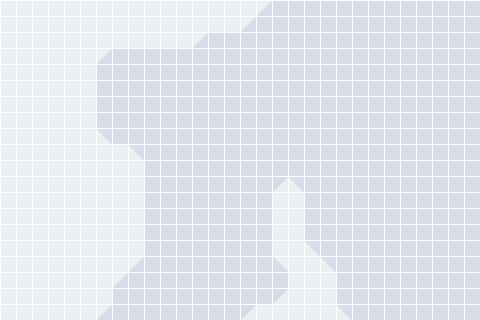

Rendered tile map (Tiled .tmx) drawn with the repository's tilesets; below, a short description and the full map source, tile grids included:
An orthogonal 30x20 tile map with 16x16 px tiles, 1 tile layer (Tile Layer 1) and 1 object.

<map version="1.10" tiledversion="1.11.2" orientation="orthogonal" renderorder="right-down" width="30" height="20" tilewidth="16" tileheight="16" infinite="0" nextlayerid="3" nextobjectid="2">
 <tileset firstgid="1" source="../tilesets/ortho-tileset.tsx" />
 <layer id="1" name="Tile Layer 1" width="30" height="20">
  <data encoding="csv">
1,1,1,1,1,1,1,1,1,1,1,1,1,1,1,1,2,4,4,4,4,4,4,4,4,4,4,4,4,4,
1,1,1,1,1,1,1,1,1,1,1,1,1,1,1,2,4,4,4,4,4,4,4,4,4,4,4,4,4,4,
1,1,1,1,1,1,1,1,1,1,1,1,2,4,4,4,4,4,4,4,4,4,4,4,4,4,4,4,4,4,
1,1,1,1,1,1,2,4,4,4,4,4,4,4,4,4,4,4,4,4,4,4,4,4,4,4,4,4,4,4,
1,1,1,1,1,1,4,4,4,4,4,4,4,4,4,4,4,4,4,4,4,4,4,4,4,4,4,4,4,4,
1,1,1,1,1,1,4,4,4,4,4,4,4,4,4,4,4,4,4,4,4,4,4,4,4,4,4,4,4,4,
1,1,1,1,1,1,4,4,4,4,4,4,4,4,4,4,4,4,4,4,4,4,4,4,4,4,4,4,4,4,
1,1,1,1,1,1,4,4,4,4,4,4,4,4,4,4,4,4,4,4,4,4,4,4,4,4,4,4,4,4,
1,1,1,1,1,1,6,4,4,4,4,4,4,4,4,4,4,4,4,4,4,4,4,4,4,4,4,4,4,4,
1,1,1,1,1,1,1,1,6,4,4,4,4,4,4,4,4,4,4,4,4,4,4,4,4,4,4,4,4,4,
1,1,1,1,1,1,1,1,1,4,4,4,4,4,4,4,4,4,4,4,4,4,4,4,4,4,4,4,4,4,
1,1,1,1,1,1,1,1,1,4,4,4,4,4,4,4,4,7,6,4,4,4,4,4,4,4,4,4,4,4,
1,1,1,1,1,1,1,1,1,4,4,4,4,4,4,4,4,1,1,4,4,4,4,4,4,4,4,4,4,4,
1,1,1,1,1,1,1,1,1,4,4,4,4,4,4,4,4,1,1,4,4,4,4,4,4,4,4,4,4,4,
1,1,1,1,1,1,1,1,1,4,4,4,4,4,4,4,4,1,1,4,4,4,4,4,4,4,4,4,4,4,
1,1,1,1,1,1,1,1,1,4,4,4,4,4,4,4,4,1,1,6,4,4,4,4,4,4,4,4,4,4,
1,1,1,1,1,1,1,1,2,4,4,4,4,4,4,4,4,3,1,1,6,4,4,4,4,4,4,4,4,4,
1,1,1,1,1,1,1,2,4,4,4,4,4,4,4,4,4,4,1,1,1,4,4,4,4,4,4,4,4,4,
1,1,1,1,1,1,1,4,4,4,4,4,4,4,4,4,4,7,1,1,1,4,4,4,4,4,4,4,4,4,
1,1,1,1,1,1,2,4,4,4,4,4,4,4,4,7,1,1,1,1,1,6,4,4,4,4,4,4,4,4
</data>
 </layer>
 <objectgroup id="2" name="Object Layer 1">
  <object id="1" x="143.398" y="94.1558">
   <point />
  </object>
 </objectgroup>
</map>